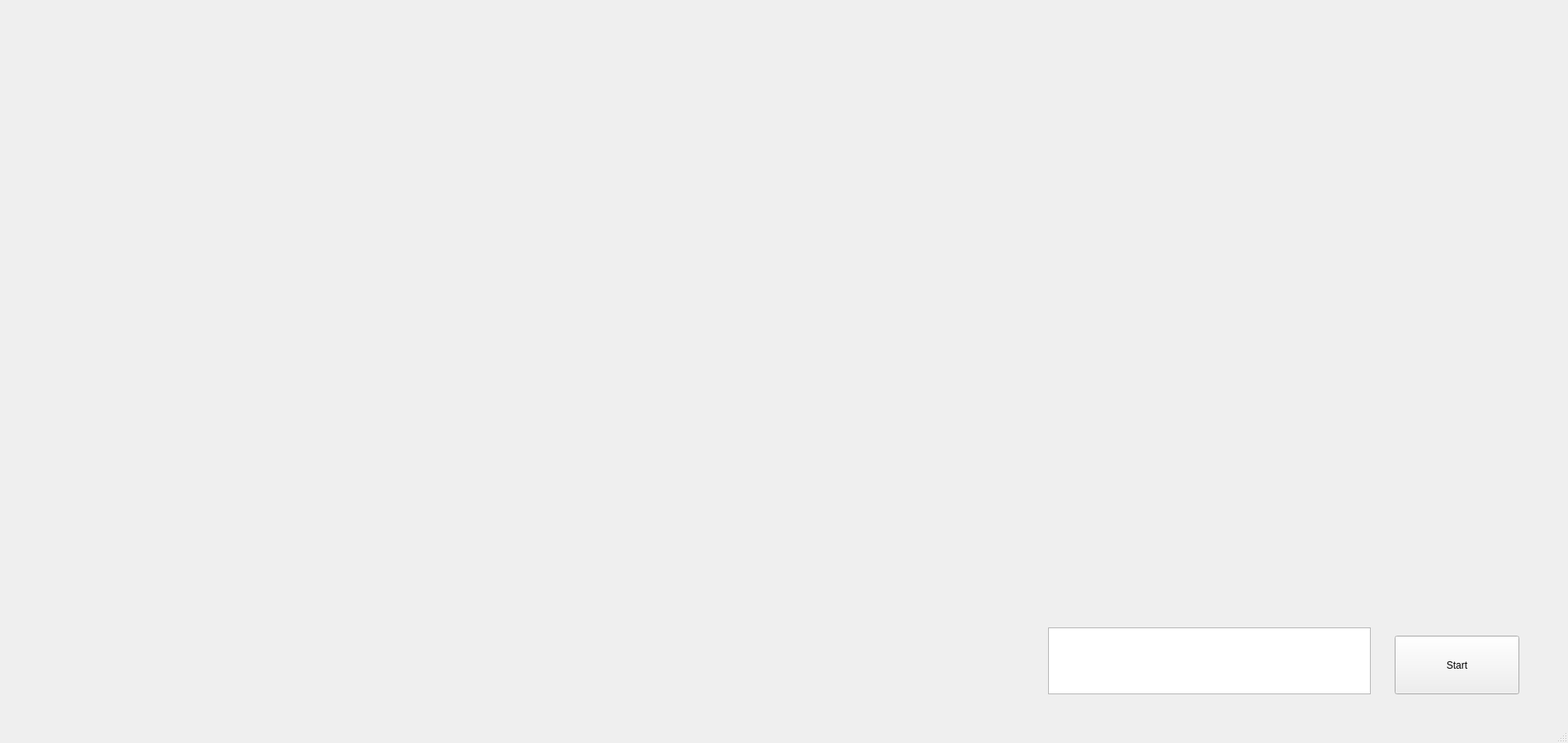
<?xml version="1.0" encoding="UTF-8"?>
<ui version="4.0">
 <class>MainWindow</class>
 <widget class="QMainWindow" name="MainWindow">
  <property name="geometry">
   <rect>
    <x>0</x>
    <y>0</y>
    <width>1900</width>
    <height>900</height>
   </rect>
  </property>
  <property name="windowTitle">
   <string>MainWindow</string>
  </property>
  <widget class="QWidget" name="centralwidget">
   <widget class="QPushButton" name="pushButton_start">
    <property name="geometry">
     <rect>
      <x>1690</x>
      <y>770</y>
      <width>151</width>
      <height>71</height>
     </rect>
    </property>
    <property name="text">
     <string>Start</string>
    </property>
   </widget>
   <widget class="QPlainTextEdit" name="plainTextEdit_input">
    <property name="geometry">
     <rect>
      <x>1270</x>
      <y>760</y>
      <width>391</width>
      <height>81</height>
     </rect>
    </property>
   </widget>
   <widget class="QLabel" name="label_main">
    <property name="geometry">
     <rect>
      <x>50</x>
      <y>40</y>
      <width>1800</width>
      <height>661</height>
     </rect>
    </property>
    <property name="text">
     <string/>
    </property>
   </widget>
   <widget class="QLabel" name="label_message">
    <property name="geometry">
     <rect>
      <x>310</x>
      <y>740</y>
      <width>731</width>
      <height>101</height>
     </rect>
    </property>
    <property name="text">
     <string/>
    </property>
   </widget>
  </widget>
  <widget class="QMenuBar" name="menubar">
   <property name="geometry">
    <rect>
     <x>0</x>
     <y>0</y>
     <width>1900</width>
     <height>22</height>
    </rect>
   </property>
  </widget>
  <widget class="QStatusBar" name="statusbar"/>
 </widget>
 <resources/>
 <connections/>
</ui>
